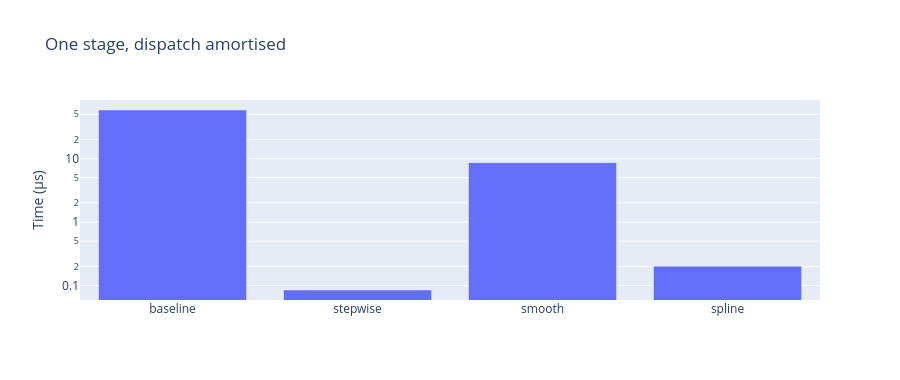

Notebook source saved alongside this figure:
### Markdown cell above
### The same stages without Python dispatch

A dispatched `jax.jit` call costs a few microseconds whatever it runs, which is enough to hide every difference between the three builders. Summing each matrix over a `fori_loop` inside one jit pays that once and leaves the arithmetic.

Each builder is folded first, so this is the stage a calibration would pay: a gather for stepwise, a curve evaluation and an eigenproblem for smooth, a gather and a cubic for spline.

Read the result carefully, because it is not the argument for the spline. The stepwise gather is the cheapest thing here — cheaper than the spline's cubic, which has four gathers and a Rayleigh quotient in it. What the figure shows is that all three folded stages are somewhere between a thousandth and a tenth of one Dopri5 step, which is around 50 µs for this model. Once the matrix is precomputed, its arithmetic has stopped mattering.

The spline is not faster than the stepwise table because its stage is cheaper. It is faster because its stage is *continuous*, and the solver stops throwing steps away. [The runtime notebook](04-MixingRuntime.ipynb) is where that shows up.

### Code cell
from jax import lax

# Two thousand dispatched calls measure Python, not the stage. Sum the same
# function over a `fori_loop` inside one jit and the dispatch is paid once.
STAGE_STEPS = 20_000


def stage_us(fn: object) -> float:
    @jax.jit
    def total() -> jax.Array:
        def body(index: int, carried: jax.Array) -> jax.Array:
            return carried + fn(1950.0 + 151.0 * index / STAGE_STEPS)

        return lax.fori_loop(0, STAGE_STEPS, body, jnp.zeros((len(AGE_STRATA),) * 2))

    jax.block_until_ready(total())
    start = perf_counter()
    for _ in range(5):
        jax.block_until_ready(total())
    return (perf_counter() - start) / 5 / STAGE_STEPS * 1e6


# Fold each builder first. `stepwise.matrix(time, bg, a, pc)` with free
# scalars rebuilds one year from the lag tensor; that is not the stage a
# calibration pays, and it is not what the table row is about.
folded_stepwise = stepwise.materialize(bg, a, pc)
folded_smooth = smooth.materialize(bg, a, pc)

stage_names = ["baseline", "stepwise", "smooth", "spline"]
stage_costs = [
    stage_us(baseline_matrix),
    stage_us(folded_stepwise.matrix),
    stage_us(folded_smooth.matrix),
    stage_us(spline.matrix),
]
costs = dict(zip(stage_names, stage_costs, strict=True))
for name, cost in costs.items():
    print(f"{name:10} {cost:9.4f} µs per stage")
print(f"\nagainst the baseline stage: spline {costs['baseline'] / costs['spline']:.0f}x cheaper, "
      f"stepwise {costs['baseline'] / costs['stepwise']:.0f}x")
print(f"the stepwise gather is {costs['spline'] / costs['stepwise']:.1f}x cheaper than the spline cubic")
print("one Dopri5 step of this model is around 50 µs, so all three folded stages are noise")

fig = go.Figure(go.Bar(x=stage_names, y=stage_costs))
fig.update_layout(
    title="One stage, dispatch amortised",
    yaxis_title="Time (µs)",
    yaxis_type="log",
    height=380,
)
fig.show()

### Figure 1 — Plotly figure (JSON) as saved in the notebook; plotly's stock layout.template omitted (floating-point values rounded to 4 significant figures)
{"data": [{"type": "bar", "x": ["baseline", "stepwise", "smooth", "spline"], "y": [58.38, 0.08478, 8.635, 0.201]}], "layout": {"height": 380, "title": {"text": "One stage, dispatch amortised"}, "yaxis": {"title": {"text": "Time (µs)"}, "type": "log"}}}
